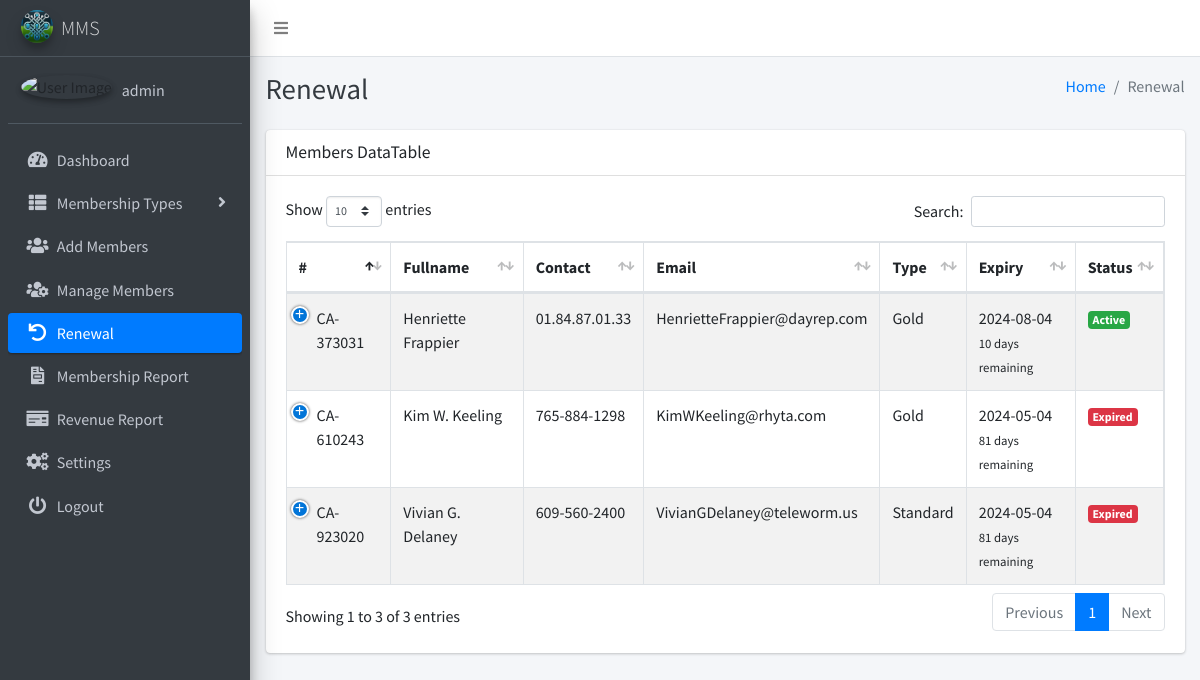
The page /list_renewal.php (signed in) on the database its author committed.
### tables this page shows
CREATE TABLE IF NOT EXISTS `settings` (
`id` int(11) NOT NULL,
  `system_name` varchar(255) NOT NULL,
  `logo` varchar(255) NOT NULL,
  `currency` varchar(50) NOT NULL
);

CREATE TABLE IF NOT EXISTS `users` (
`id` int(11) NOT NULL,
  `user_name` varchar(255) NOT NULL,
  `email` varchar(255) NOT NULL,
  `password` varchar(255) NOT NULL,
  `image` varchar(255) DEFAULT 'uploads\users_photos\default.png',
  `registration_date` timestamp NOT NULL DEFAULT CURRENT_TIMESTAMP,
  `updated_date` timestamp NOT NULL DEFAULT CURRENT_TIMESTAMP ON UPDATE CURRENT_TIMESTAMP
);

CREATE TABLE IF NOT EXISTS `members` (
`id` int(11) NOT NULL,
  `fullname` varchar(255) NOT NULL,
  `dob` date NOT NULL,
  `gender` varchar(10) NOT NULL,
  `contact_number` varchar(20) NOT NULL,
  `email` varchar(255) NOT NULL,
  `address` varchar(255) NOT NULL,
  `country` varchar(255) NOT NULL,
  `postcode` varchar(20) NOT NULL,
  `occupation` varchar(255) NOT NULL,
  `membership_type` int(11) NOT NULL,
  `membership_number` varchar(20) NOT NULL,
  `created_at` timestamp NOT NULL DEFAULT CURRENT_TIMESTAMP,
  `photo` varchar(255) NOT NULL,
  `expiry_date` date DEFAULT NULL
);

CREATE TABLE IF NOT EXISTS `membership_types` (
`id` int(11) NOT NULL,
  `type` varchar(255) NOT NULL,
  `amount` int(11) NOT NULL
);

### list_renewal.php (the view, shortened to what this page needs)
<?php
include('includes/config.php');
$selectQuery = "SELECT * FROM members";
$result = $conn->query($selectQuery);
?>
<?php include('includes/header.php');?>
<body class="hold-transition sidebar-mini layout-fixed layout-navbar-fixed layout-footer-fixed">
<div class="wrapper">
  <?php include('includes/nav.php');?>
 <?php include('includes/sidebar.php');?>
  <div class="content-wrapper">
  <?php include('includes/pagetitle.php');?>
    <section class="content">
      <div class="container-fluid">
        <div class="row">
        <div class="col-12">
        <div class="card">
    <div class="card-header">
        <h3 class="card-title">Members DataTable</h3>
    </div>
    <div class="card-body">
    <table id="example1" class="table table-bordered table-striped">
        <thead>
            <tr>
                <th>#</th>
                <th>Fullname</th>
                <th>Contact</th>
                <th>Email</th>
                <th>Type</th>
                <th>Expiry</th>
                <th>Status</th>
            </tr>
        </thead>
        <tbody>
            <?php
            while ($row = $result->fetch_assoc()) {
                $expiryDate = strtotime($row['expiry_date']);
                $currentDate = time();
                $daysDifference = floor(($expiryDate - $currentDate) / (60 * 60 * 24));
                $membershipStatus = ($daysDifference < 0) ? 'Expired' : 'Active';
                if ($membershipStatus === 'Expired') {
                  $badgeClass = 'badge-danger';
                } elseif ($membershipStatus === 'Active') {
                    $badgeClass = 'badge-success';
                } else {
                    $badgeClass = 'badge-secondary';
                }
                $membershipTypeId = $row['membership_type'];
                $membershipTypeQuery = "SELECT type FROM membership_types WHERE id = $membershipTypeId";
                $membershipTypeResult = $conn->query($membershipTypeQuery);
                $membershipTypeRow = $membershipTypeResult->fetch_assoc();
                $membershipTypeName = ($membershipTypeRow) ? $membershipTypeRow['type'] : 'Unknown';
                echo "<tr>";
                echo "<td>{$row['membership_number']}</td>";
                echo "<td>{$row['fullname']}</td>";
                echo "<td>{$row['contact_number']}</td>";
                echo "<td>{$row['email']}</td>";
                echo "<td>{$membershipTypeName}</td>";
                if ($row['expiry_date'] === NULL) {
                  echo "<td>NONE</td>";
              } else {
                  $expiryDate = new DateTime($row['expiry_date']);
                  $currentDate = new DateTime();
                  $daysRemaining = $currentDate->diff($expiryDate)->days;
                  echo "<td>{$row['expiry_date']}<br><small>{$daysRemaining} days remaining</small></td>";
              }                echo "<td><span class='badge $badgeClass'>$membershipStatus</span></td>";
                echo "</tr>";
            }
            ?>
        </tbody>
    </table>
</div>
</div>
          </div>
        </div>
      </div>
    </section>
  </div>
</div>
</body>
</html>

### includes/sidebar.php (shortened to what this page needs)
<?php
$current_page = basename($_SERVER['PHP_SELF']);
?>
<aside class="main-sidebar sidebar-dark-primary elevation-4">
  <a href="" class="brand-link">
    <img src="<?php echo getLogoUrl(); ?>" alt="Logo" class="brand-image img-circle elevation-3" style="opacity: .8">
    <span class="brand-text font-weight-light"><?php echo getSystemName(); ?></span>
  </a>
  <?php
    function getSystemName()
    {
        global $conn;
        $systemNameQuery = "SELECT system_name FROM settings";
        $systemNameResult = $conn->query($systemNameQuery);
        if ($systemNameResult->num_rows > 0) {
            $systemNameRow = $systemNameResult->fetch_assoc();
            return $systemNameRow['system_name'];
        } else {
            return 'MMS';
        }
    }
    function getLogoUrl()
    {
        global $conn;
        $logoQuery = "SELECT logo FROM settings";
        $logoResult = $conn->query($logoQuery);
        if ($logoResult->num_rows > 0) {
            $logoRow = $logoResult->fetch_assoc();
            return $logoRow['logo'];
        } else {
            return 'dist/img/AdminLTELogo.png';
        }
    }
    function getUserName() {
      global $conn;
      $userNameQuery = "SELECT user_name FROM users";
      $userNameResult = $conn->query($userNameQuery);
      if ($userNameResult->num_rows > 0) {
          $userNameRow = $userNameResult->fetch_assoc();
          return $userNameRow['user_name'];
      } else {
          return 'User';
      }
    }
  ?>
  <div class="sidebar">
    <div class="user-panel mt-3 pb-3 mb-3 d-flex">
      <div class="image">
        <img src="<?php echo $_SESSION['image'] ?>" class="img-circle elevation-2" alt="User Image">
      </div>
      <div class="info">
        <a href="#" class="d-block"><?php echo getUserName(); ?></a>
      </div>
    </div>
    <nav class="mt-2">
      <ul class="nav nav-pills nav-sidebar flex-column" data-widget="treeview" role="menu" data-accordion="false">
        <li class="nav-item">
          <a href="dashboard.php" class="nav-link <?php echo ($current_page == 'dashboard.php') ? 'active' : ''; ?>">
            <i class="nav-icon fas fa-tachometer-alt"></i>
            <p>
              Dashboard
            </p>
          </a>
        </li>
        <li class="nav-item has-treeview">
          <a href="#" class="nav-link <?php echo ($current_page == 'add_type.php' || $current_page == 'view_type.php' || $current_page == 'edit_type.php') ? 'active' : ''; ?>">
            <i class="nav-icon fas fa-th-list"></i>
            <p>
              Membership Types
              <i class="fas fa-angle-right right"></i>
            </p>
          </a>
        </li>
        <li class="nav-item">
          <a href="add_members.php" class="nav-link <?php echo ($current_page == 'add_members.php') ? 'active' : ''; ?>">
            <i class="nav-icon fas fa-users"></i>
            <p>Add Members</p>
          </a>
        </li>
        <li class="nav-item">
          <a href="manage_members.php" class="nav-link <?php echo ($current_page == 'manage_members.php' || $current_page == 'edit_member.php' || $current_page == 'memberProfile.php') ? 'active' : ''; ?>">
            <i class="nav-icon fas fa-users-cog"></i>
            <p>Manage Members</p>
          </a>
        </li>
        <li class="nav-item">
          <a href="list_renewal.php" class="nav-link <?php echo ($current_page == 'list_renewal.php' || $current_page == 'renew.php') ? 'active' : ''; ?>">
          <i class="nav-icon fas fa-undo"></i>
            <p>Renewal</p>
          </a>
        </li>
        <li class="nav-item">
          <a href="report.php" class="nav-link <?php echo ($current_page == 'report.php') ? 'active' : ''; ?>">
            <i class="nav-icon fas fa-file-invoice"></i>
            <p>Membership Report</p>
          </a>
        </li>
        <li class="nav-item">
          <a href="revenue_report.php" class="nav-link <?php echo ($current_page == 'revenue_report.php') ? 'active' : ''; ?>">
            <i class="nav-icon fas fa-money-check"></i>
            <p>Revenue Report</p>
          </a>
        </li>
        <li class="nav-item">
          <a href="settings.php" class="nav-link <?php echo ($current_page == 'settings.php') ? 'active' : ''; ?>">
            <i class="nav-icon fas fa-cogs"></i>
            <p>Settings</p>
          </a>
        </li>
        <li class="nav-item">
          <a href="logout.php" class="nav-link <?php echo ($current_page == 'logout.php') ? 'active' : ''; ?>">
            <i class="nav-icon fas fa-power-off"></i>
            <p>Logout</p>
          </a>
        </li>
      </ul>
    </nav>
  </div>
</aside>

### rows shown on the page
settings: logo (picture), system_name "MMS"
users: user_name "admin"
members: membership_number "CA-923020", fullname "Vivian G. Delaney", contact_number "609-560-2400", email "VivianGDelaney@teleworm.us", membership_type.type "Standard", expiry_date "2024-05-04"
members: membership_number "CA-610243", fullname "Kim W. Keeling", contact_number "765-884-1298", email "KimWKeeling@rhyta.com", membership_type.type "Gold", expiry_date "2024-05-04"
members: membership_number "CA-373031", fullname "Henriette Frappier", contact_number "01.84.87.01.33", email "HenrietteFrappier@dayrep.com", membership_type.type "Gold", expiry_date "2024-08-04"

### other values the page prints
$pageTitle "Renewal"
